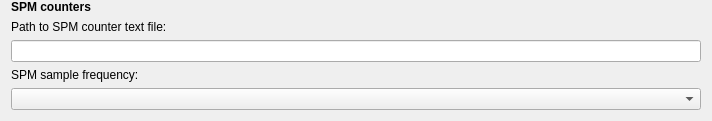
<?xml version="1.0" encoding="UTF-8"?>
<ui version="4.0">
    <class>ProfilingSpmCounters</class>
    <widget class="QWidget" name="ProfilingSpmCounters">
        <property name="geometry">
            <rect>
                <x>0</x>
                <y>0</y>
                <width>712</width>
                <height>110</height>
            </rect>
        </property>
        <property name="sizePolicy">
            <sizepolicy hsizetype="Preferred" vsizetype="Fixed">
                <horstretch>0</horstretch>
                <verstretch>0</verstretch>
            </sizepolicy>
        </property>
        <property name="windowTitle">
            <string>Form</string>
        </property>
        <layout class="QVBoxLayout" name="verticalLayout_2">
            <property name="topMargin">
                <number>0</number>
            </property>
            <item>
                <layout class="QVBoxLayout" name="verticalLayout">
                    <item>
                        <widget class="QLabel" name="label">
                            <property name="sizePolicy">
                                <sizepolicy hsizetype="MinimumExpanding" vsizetype="Fixed">
                                    <horstretch>0</horstretch>
                                    <verstretch>0</verstretch>
                                </sizepolicy>
                            </property>
                            <property name="font">
                                <font>
                                    <weight>75</weight>
                                    <bold>true</bold>
                                </font>
                            </property>
                            <property name="text">
                                <string>SPM counters</string>
                            </property>
                        </widget>
                    </item>
                    <item>
                        <widget class="QLabel" name="spmCounterFileHeader">
                            <property name="sizePolicy">
                                <sizepolicy hsizetype="Preferred" vsizetype="Fixed">
                                    <horstretch>0</horstretch>
                                    <verstretch>0</verstretch>
                                </sizepolicy>
                            </property>
                            <property name="text">
                                <string>Path to SPM counter text file:</string>
                            </property>
                        </widget>
                    </item>
                    <item>
                        <widget class="QLineEdit" name="spm_counter_file">
                            <property name="sizePolicy">
                                <sizepolicy hsizetype="MinimumExpanding" vsizetype="Fixed">
                                    <horstretch>0</horstretch>
                                    <verstretch>0</verstretch>
                                </sizepolicy>
                            </property>
                            <property name="minimumSize">
                                <size>
                                    <width>400</width>
                                    <height>0</height>
                                </size>
                            </property>
                        </widget>
                    </item>
                    <item>
                        <widget class="QLabel" name="spm_sample_frequency_label">
                            <property name="sizePolicy">
                                <sizepolicy hsizetype="Preferred" vsizetype="Fixed">
                                    <horstretch>0</horstretch>
                                    <verstretch>0</verstretch>
                                </sizepolicy>
                            </property>
                            <property name="text">
                                <string>SPM sample frequency:</string>
                            </property>
                        </widget>
                    </item>
                    <item>
                        <widget class="RdpComboBox" name="spm_sample_frequency_combo_box">
                            <property name="sizePolicy">
                                <sizepolicy hsizetype="Expanding" vsizetype="Fixed">
                                    <horstretch>0</horstretch>
                                    <verstretch>0</verstretch>
                                </sizepolicy>
                            </property>
                            <property name="minimumSize">
                                <size>
                                    <width>0</width>
                                    <height>0</height>
                                </size>
                            </property>
                            <property name="maximumSize">
                                <size>
                                    <width>16777215</width>
                                    <height>16777215</height>
                                </size>
                            </property>
                        </widget>
                    </item>
                </layout>
            </item>
        </layout>
        <action name="actionBrowse">
            <property name="icon">
                <iconset>
                    <normaloff>:/folder-open.svg</normaloff>:/folder-open.svg
                </iconset>
            </property>
            <property name="text">
                <string>Select from disk</string>
            </property>
        </action>
        <action name="actionSpmEdit">
            <property name="icon">
                <iconset>
                    <normaloff>:/create.svg</normaloff>:/create.svg
                </iconset>
            </property>
            <property name="text">
                <string>Edit in text editor</string>
            </property>
        </action>
        <action name="actionSpmBrowse">
            <property name="icon">
                <iconset>
                    <normaloff>:/folder-open.svg</normaloff>:/folder-open.svg
                </iconset>
            </property>
            <property name="text">
                <string>Select from disk</string>
            </property>
        </action>
    </widget>
    <customwidgets>
        <customwidget>
            <class>RdpComboBox</class>
            <extends>QComboBox</extends>
            <header>common/inc/rdp_combo_box.h</header>
        </customwidget>
    </customwidgets>
    <resources/>
    <connections/>
</ui>
